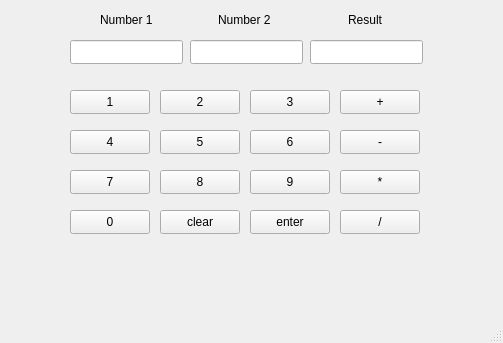
<?xml version="1.0" encoding="UTF-8"?>
<ui version="4.0">
 <class>MainWindow</class>
 <widget class="QMainWindow" name="MainWindow">
  <property name="geometry">
   <rect>
    <x>0</x>
    <y>0</y>
    <width>503</width>
    <height>343</height>
   </rect>
  </property>
  <property name="windowTitle">
   <string>MainWindow</string>
  </property>
  <widget class="QWidget" name="centralwidget">
   <widget class="QLineEdit" name="num1">
    <property name="geometry">
     <rect>
      <x>70</x>
      <y>40</y>
      <width>113</width>
      <height>24</height>
     </rect>
    </property>
   </widget>
   <widget class="QLineEdit" name="num2">
    <property name="geometry">
     <rect>
      <x>190</x>
      <y>40</y>
      <width>113</width>
      <height>24</height>
     </rect>
    </property>
   </widget>
   <widget class="QLineEdit" name="Result">
    <property name="geometry">
     <rect>
      <x>310</x>
      <y>40</y>
      <width>113</width>
      <height>24</height>
     </rect>
    </property>
   </widget>
   <widget class="QPushButton" name="N1">
    <property name="geometry">
     <rect>
      <x>70</x>
      <y>90</y>
      <width>80</width>
      <height>24</height>
     </rect>
    </property>
    <property name="text">
     <string>1</string>
    </property>
    <property name="numValue" stdset="0">
     <number>1</number>
    </property>
   </widget>
   <widget class="QPushButton" name="N2">
    <property name="geometry">
     <rect>
      <x>160</x>
      <y>90</y>
      <width>80</width>
      <height>24</height>
     </rect>
    </property>
    <property name="text">
     <string>2</string>
    </property>
    <property name="numValue" stdset="0">
     <number>2</number>
    </property>
   </widget>
   <widget class="QPushButton" name="N3">
    <property name="geometry">
     <rect>
      <x>250</x>
      <y>90</y>
      <width>80</width>
      <height>24</height>
     </rect>
    </property>
    <property name="text">
     <string>3</string>
    </property>
    <property name="numValue" stdset="0">
     <number>3</number>
    </property>
   </widget>
   <widget class="QPushButton" name="add">
    <property name="geometry">
     <rect>
      <x>340</x>
      <y>90</y>
      <width>80</width>
      <height>24</height>
     </rect>
    </property>
    <property name="text">
     <string>+</string>
    </property>
   </widget>
   <widget class="QPushButton" name="N4">
    <property name="geometry">
     <rect>
      <x>70</x>
      <y>130</y>
      <width>80</width>
      <height>24</height>
     </rect>
    </property>
    <property name="text">
     <string>4</string>
    </property>
    <property name="numValue" stdset="0">
     <number>4</number>
    </property>
   </widget>
   <widget class="QPushButton" name="N5">
    <property name="geometry">
     <rect>
      <x>160</x>
      <y>130</y>
      <width>80</width>
      <height>24</height>
     </rect>
    </property>
    <property name="text">
     <string>5</string>
    </property>
    <property name="numValue" stdset="0">
     <number>5</number>
    </property>
   </widget>
   <widget class="QPushButton" name="N6">
    <property name="geometry">
     <rect>
      <x>250</x>
      <y>130</y>
      <width>80</width>
      <height>24</height>
     </rect>
    </property>
    <property name="text">
     <string>6</string>
    </property>
    <property name="numValue" stdset="0">
     <number>6</number>
    </property>
   </widget>
   <widget class="QPushButton" name="sub">
    <property name="geometry">
     <rect>
      <x>340</x>
      <y>130</y>
      <width>80</width>
      <height>24</height>
     </rect>
    </property>
    <property name="text">
     <string>-</string>
    </property>
   </widget>
   <widget class="QPushButton" name="N7">
    <property name="geometry">
     <rect>
      <x>70</x>
      <y>170</y>
      <width>80</width>
      <height>24</height>
     </rect>
    </property>
    <property name="text">
     <string>7</string>
    </property>
    <property name="numValue" stdset="0">
     <number>7</number>
    </property>
   </widget>
   <widget class="QPushButton" name="N8">
    <property name="geometry">
     <rect>
      <x>160</x>
      <y>170</y>
      <width>80</width>
      <height>24</height>
     </rect>
    </property>
    <property name="text">
     <string>8</string>
    </property>
    <property name="numValue" stdset="0">
     <number>8</number>
    </property>
   </widget>
   <widget class="QPushButton" name="N9">
    <property name="geometry">
     <rect>
      <x>250</x>
      <y>170</y>
      <width>80</width>
      <height>24</height>
     </rect>
    </property>
    <property name="text">
     <string>9</string>
    </property>
    <property name="numValue" stdset="0">
     <number>9</number>
    </property>
   </widget>
   <widget class="QPushButton" name="mul">
    <property name="geometry">
     <rect>
      <x>340</x>
      <y>170</y>
      <width>80</width>
      <height>24</height>
     </rect>
    </property>
    <property name="text">
     <string>*</string>
    </property>
   </widget>
   <widget class="QPushButton" name="N0">
    <property name="geometry">
     <rect>
      <x>70</x>
      <y>210</y>
      <width>80</width>
      <height>24</height>
     </rect>
    </property>
    <property name="text">
     <string>0</string>
    </property>
    <property name="numValue" stdset="0">
     <number>0</number>
    </property>
   </widget>
   <widget class="QPushButton" name="clear">
    <property name="geometry">
     <rect>
      <x>160</x>
      <y>210</y>
      <width>80</width>
      <height>24</height>
     </rect>
    </property>
    <property name="text">
     <string>clear</string>
    </property>
   </widget>
   <widget class="QPushButton" name="enter">
    <property name="geometry">
     <rect>
      <x>250</x>
      <y>210</y>
      <width>80</width>
      <height>24</height>
     </rect>
    </property>
    <property name="text">
     <string>enter</string>
    </property>
   </widget>
   <widget class="QPushButton" name="div">
    <property name="geometry">
     <rect>
      <x>340</x>
      <y>210</y>
      <width>80</width>
      <height>24</height>
     </rect>
    </property>
    <property name="text">
     <string>/</string>
    </property>
   </widget>
   <widget class="QLabel" name="label">
    <property name="geometry">
     <rect>
      <x>100</x>
      <y>10</y>
      <width>81</width>
      <height>20</height>
     </rect>
    </property>
    <property name="text">
     <string>Number 1</string>
    </property>
   </widget>
   <widget class="QLabel" name="label_2">
    <property name="geometry">
     <rect>
      <x>218</x>
      <y>10</y>
      <width>81</width>
      <height>20</height>
     </rect>
    </property>
    <property name="text">
     <string>Number 2</string>
    </property>
   </widget>
   <widget class="QLabel" name="label_3">
    <property name="geometry">
     <rect>
      <x>348</x>
      <y>10</y>
      <width>41</width>
      <height>20</height>
     </rect>
    </property>
    <property name="text">
     <string>Result</string>
    </property>
   </widget>
  </widget>
  <widget class="QMenuBar" name="menubar">
   <property name="geometry">
    <rect>
     <x>0</x>
     <y>0</y>
     <width>503</width>
     <height>21</height>
    </rect>
   </property>
  </widget>
  <widget class="QStatusBar" name="statusbar"/>
 </widget>
 <resources/>
 <connections/>
</ui>
